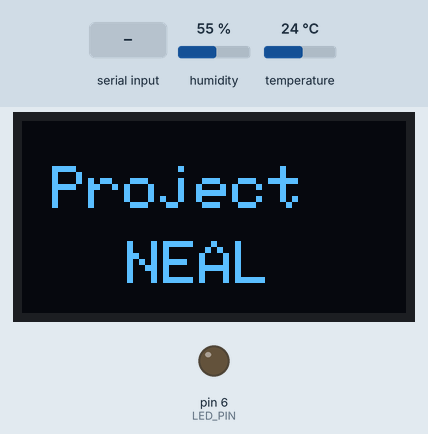
Simulated run of this sketch. Board: Arduino Nano, built with avr-gcc and run on an emulated ATmega328P. Shown: 128×64 one-colour display, output pins drawn as LEDs (lit = HIGH). The inputs (shaded band) are chosen by the test bench; at power-on: humidity 55 %, temperature 24 °C. What the sketch prints to the serial monitor is not drawn.

Above: at 2.1 s.
At 6.2 s:
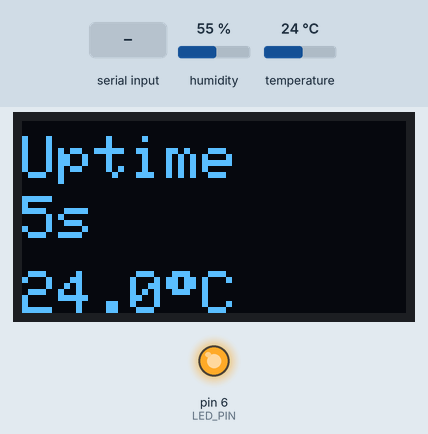
6.3 s: "l" received over Serial
At 7.9 s:
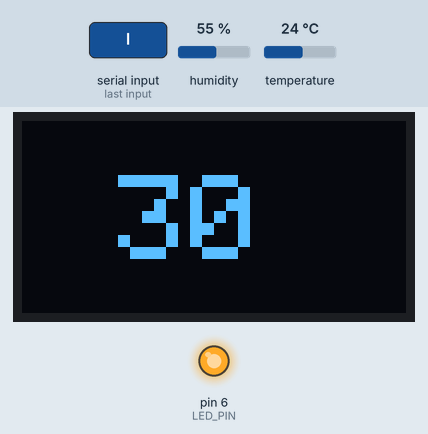
At 38.36 s:
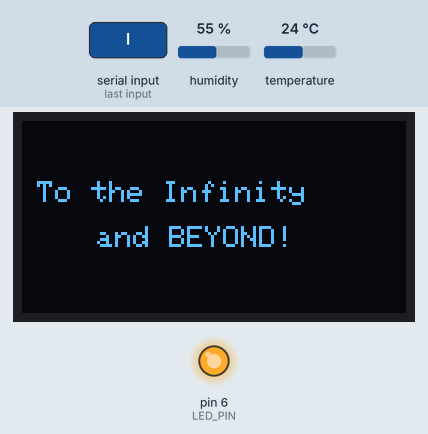
Timing chart, 0 to 39.9 s (numbered marks = the images above; inputs shaded):
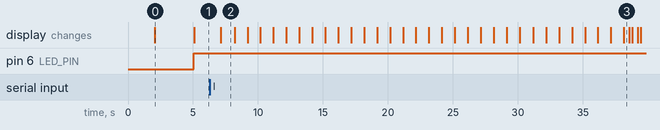

The sketch:

Ground_Station.ino
```cpp
/*
Project: Project NEAL - Ground Station
Author: LIAN MOLLICK NEHAL
Date: August 7, 2025
Description: This code runs on an Arduino Nano to create a ground
station for a model rocket. It displays a startup
intro, monitors a DHT22 sensor, and shows a
launch countdown on an SSD1306 OLED display.
The countdown is triggered by sending 'l' over
the serial monitor. */

//Wiring:

//SSD1306 SCL: Pin A5
//SSD1306 SDA: Pin A4
//DHT22 Data: Pin D2
//Status LED: Pin D6
//=================================================================//
// =================================================================
//                    LIBRARIES & DEFINITIONS
// =================================================================

// Include necessary libraries
#include <Wire.h>
#include <Adafruit_GFX.h>
#include <Adafruit_SSD1306.h>
#include <DHT.h>

// --- Pin and Sensor Definitions ---
#define LED_PIN 6        // Status LED connected to digital pin 6
#define DHTPIN 2         // DHT22 data pin connected to digital pin 2
#define DHTTYPE DHT22    // We are using the DHT22 sensor

// --- OLED Display Definitions ---
#define SCREEN_I2C_ADDR 0x3C // Use 0x3C or 0x3D depending on your display
#define SCREEN_WIDTH 128     // OLED display width, in pixels
#define SCREEN_HEIGHT 64     // OLED display height, in pixels
#define OLED_RST_PIN -1      // Reset pin (-1 if not available)

// --- Create objects for our hardware ---
Adafruit_SSD1306 display(SCREEN_WIDTH, SCREEN_HEIGHT, &Wire, OLED_RST_PIN);
DHT dht(DHTPIN, DHTTYPE);

// =================================================================
//                        GLOBAL VARIABLES
// =================================================================

// --- State Management ---
bool dht_status_ok = false;      // Tracks if the DHT sensor initialized correctly
bool countdown_active = false;   // Is the countdown currently running?
bool countdown_finished = false; // Has the countdown completed?

// --- Timer Configuration ---
unsigned long countdown_start_time = 0;
const int countdown_duration_seconds = 30; // 30-second countdown

// =================================================================
//                         SETUP FUNCTION
// =================================================================
void setup()
{
  // Start serial communication for debugging purposes
  Serial.begin(9600);
  Serial.println("\nProject NEAL Initializing...");

  // Set up the LED pin
  pinMode(LED_PIN, OUTPUT);

  // Initialize the DHT sensor
  dht.begin();
  delay(2000); // A small delay to allow sensor to stabilize

  // Check if the sensor is working by taking a reading.
  if (isnan(dht.readTemperature()))
  {
    Serial.println("ERROR: Failed to read from DHT sensor!");
    dht_status_ok = false;
  }
  else
  {
    Serial.println("SUCCESS: DHT sensor is OK!");
    dht_status_ok = true;
  }

  // Initialize the SSD1306 display
  if (!display.begin(SSD1306_SWITCHCAPVCC, SCREEN_I2C_ADDR))
  {
    Serial.println(F("FATAL: SSD1306 allocation failed. Halting."));
    while (true); // Don't proceed, loop forever
  }

  // --- Show Project NEAL Intro Screen ---
  display.clearDisplay();
  display.setTextSize(2);
  display.setTextColor(SSD1306_WHITE);
  display.setCursor(10, 15); // Centered text
  display.println("Project");
  display.setCursor(35, 40); // Centered text
  display.println("NEAL");
  display.display();
  Serial.println("Intro displayed. Waiting 3 seconds...");
  delay(3000);
}

// =================================================================
//                          MAIN LOOP
// =================================================================
void loop()
{
  // --- Step 1: Check for Serial Commands ---
  if (Serial.available() > 0) {
    char input = Serial.read();
    if (input == 'l' || input == 'L') {
      Serial.println("COMMAND: 'l' received. Starting countdown...");
      countdown_active = true;
      countdown_finished = false; // Reset finished state
      countdown_start_time = millis();
    }
  }

  // --- Step 2: Handle Countdown Finished State ---
  if (countdown_finished) {
    // This state is reached after the countdown hits zero.
    // The screen will flash and then freeze with the final message.

    // Flash the message 3 times
    for (int i = 0; i < 3; i++) {
      display.clearDisplay();
      display.setTextSize(1);
      display.setCursor(5, 20);
      display.println("To the Infinity");
      display.setCursor(25, 35);
      display.println("and BEYOND!");
      display.display();
      delay(400);
      display.clearDisplay();
      display.display();
      delay(200);
    }

    // Display the final, solid message
    display.clearDisplay();
    display.setTextSize(1);
    display.setCursor(5, 20);
    display.println("To the Infinity");
    display.setCursor(25, 35);
    display.println("and BEYOND!");
    display.display();

    Serial.println("Countdown finished. System halted. Please reset.");
    while(true); // Halt the program until the device is reset
  }

  // --- Step 3: Handle Active Countdown State ---
  else if (countdown_active) {
    unsigned long elapsed_ms = millis() - countdown_start_time;
    int remaining_seconds = countdown_duration_seconds - (elapsed_ms / 1000);

    if (remaining_seconds >= 0) {
      // While countdown is running, display the remaining time
      display.clearDisplay();
      display.setTextSize(4); // Use a large font for the number
      display.setTextColor(SSD1306_WHITE);

      // Adjust cursor x-position to keep the number centered
      if (remaining_seconds < 10) {
        display.setCursor(52, 18); // Centered for single digit
      } else {
        display.setCursor(32, 18); // Centered for double digits
      }

      display.print(remaining_seconds);
      display.display();
      delay(50); // Short delay for smooth countdown display

    } else {
      // Countdown has just hit zero
      countdown_active = false;
      countdown_finished = true;
    }
  }

  // --- Step 4: Handle Normal Operation State ---
  else {
    // This is the default screen when no countdown is active.

    // Handle Status LED based on DHT health
    if (dht_status_ok) {
      digitalWrite(LED_PIN, HIGH); // Solid ON if OK
    } else {
      digitalWrite(LED_PIN, millis() % 1000 < 500 ? HIGH : LOW); // Blink if error
    }

    // Read Data from DHT sensor
    float temperature = dht.readTemperature();
    if (isnan(temperature)) {
      // This handles cases where the sensor fails after a successful startup
      temperature = -99.9;
    }

    // Calculate system uptime
    unsigned long uptime_seconds = millis() / 1000;

    // Update Display with Uptime and Temperature
    display.clearDisplay();
    display.setTextSize(2);
    display.setTextColor(SSD1306_WHITE);

    // Display Uptime
    display.setCursor(0, 5);
    display.print(F("Uptime"));
    display.setCursor(0, 25);
    display.print(uptime_seconds);
    display.print(F("s"));

    // Display Temperature
    display.setCursor(0, 50);
    display.print(temperature, 1);
    display.print((char)247); // Degree symbol °
    display.print(F("C"));

    display.display();

    // IMPORTANT: Wait 2 seconds before the next sensor read.
    // Reading the DHT sensor too quickly causes errors.
    delay(2000);
  }
}
```

Measured:
- after the input at 6.3 s, the display: changes after 0.83 s (image 2)
- what the display in image 0 shows lasts 3.0 s, from 2.1 s to 5.1 s
- what the display in image 2 shows lasts 1.1 s, from 7.1 s to 8.2 s
- what the display in image 3 shows lasts 0.4 s, from 38.2 s to 38.6 s
